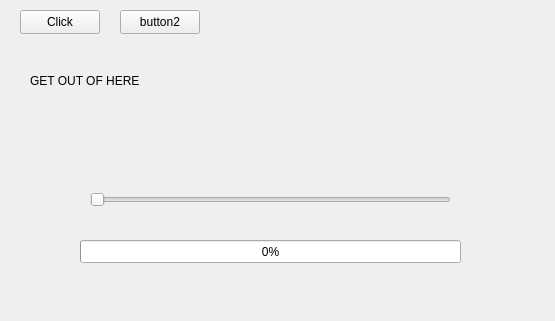
<?xml version="1.0" encoding="UTF-8"?>
<ui version="4.0">
 <class>Widget</class>
 <widget class="QWidget" name="Widget">
  <property name="geometry">
   <rect>
    <x>0</x>
    <y>0</y>
    <width>555</width>
    <height>321</height>
   </rect>
  </property>
  <property name="windowTitle">
   <string>Widget</string>
  </property>
  <widget class="QPushButton" name="myButton">
   <property name="geometry">
    <rect>
     <x>20</x>
     <y>10</y>
     <width>80</width>
     <height>24</height>
    </rect>
   </property>
   <property name="text">
    <string>Click</string>
   </property>
  </widget>
  <widget class="QLabel" name="label">
   <property name="geometry">
    <rect>
     <x>30</x>
     <y>40</y>
     <width>311</width>
     <height>81</height>
    </rect>
   </property>
   <property name="text">
    <string>GET OUT OF HERE</string>
   </property>
  </widget>
  <widget class="QPushButton" name="button2">
   <property name="geometry">
    <rect>
     <x>120</x>
     <y>10</y>
     <width>80</width>
     <height>24</height>
    </rect>
   </property>
   <property name="text">
    <string>button2</string>
   </property>
  </widget>
  <widget class="QSlider" name="horizontalSlider">
   <property name="geometry">
    <rect>
     <x>90</x>
     <y>190</y>
     <width>361</width>
     <height>20</height>
    </rect>
   </property>
   <property name="maximum">
    <number>100</number>
   </property>
   <property name="orientation">
    <enum>Qt::Horizontal</enum>
   </property>
  </widget>
  <widget class="QProgressBar" name="progressBar">
   <property name="geometry">
    <rect>
     <x>80</x>
     <y>240</y>
     <width>381</width>
     <height>23</height>
    </rect>
   </property>
   <property name="value">
    <number>0</number>
   </property>
  </widget>
 </widget>
 <resources/>
 <connections/>
</ui>
